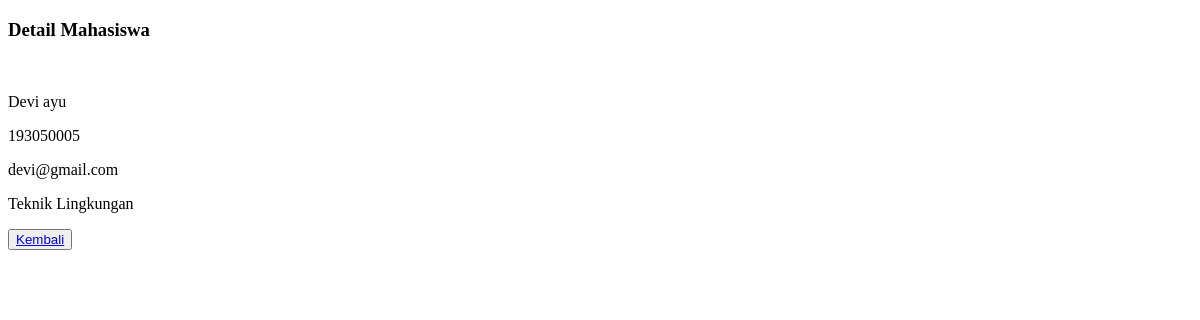
The page /kuliah/pertemuan10/detail.php?id=5 on the database as committed earlier.
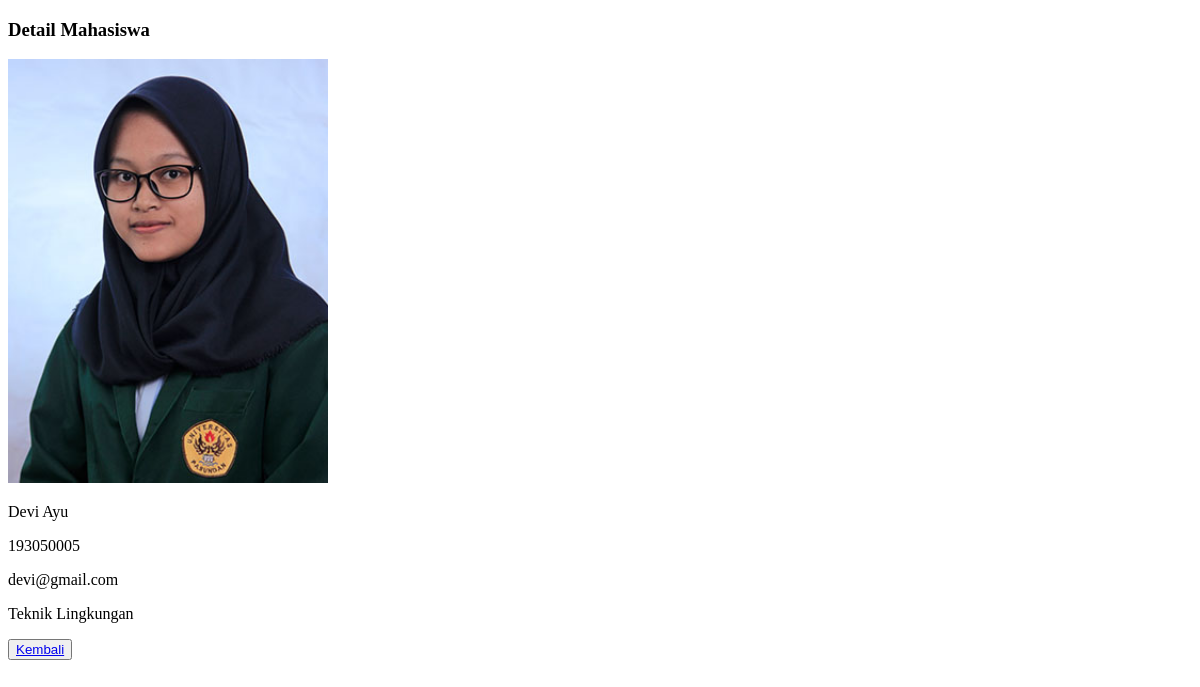
The same page on the database as committed later.
### tables this page shows
CREATE TABLE `mahasiswa` (
  `Id` int(10) NOT NULL,
  `Nama` varchar(30) NOT NULL,
  `Nrp` char(15) NOT NULL,
  `Email` varchar(20) NOT NULL,
  `Jurusan` varchar(30) NOT NULL,
  `Gambar` varchar(255) NOT NULL
);

### kuliah/pertemuan10/functions.php (called while the page is built, shortened)
<?php
function koneksi()
{
  return mysqli_connect('localhost', 'root', '', 'pw_193040056');
}
function query($query)
{
  $conn = koneksi();
  $result = mysqli_query($conn, $query);
  if (mysqli_num_rows($result) == 1) {
    return mysqli_fetch_assoc($result);
  }
  $rows = [];
  return $rows;
}

### kuliah/pertemuan10/detail.php (the view, shortened to what this page needs)
<?php
require 'functions.php';
$id = $_GET['id'];
$mahasiswa = query("SELECT * FROM mahasiswa WHERE Id = $id");
?>
<!DOCTYPE html>
<html lang="en">
<head>
</head>
<body>
  <h3>Detail Mahasiswa</h3>
  <div class="container">
    <div class="Gambar">
      <img src="img/<?= $mahasiswa['Gambar']; ?>" width="320px" alt="">
    </div>
    <div class="keterangan">
      <p><?= $mahasiswa['Nama']; ?></p>
      <p><?= $mahasiswa['Nrp']; ?></p>
      <p><?= $mahasiswa['Email']; ?></p>
      <p><?= $mahasiswa['Jurusan']; ?></p>
    </div>
    <button class="tombol-kembali"><a href="latihan3.php">Kembali</a></button>
  </div>
</body>
</html>

Rows that differ between the two databases and show on the page:
changed mahasiswa "devi@gmail.com": Gambar: picture added; Nama "Devi ayu" → "Devi Ayu"
